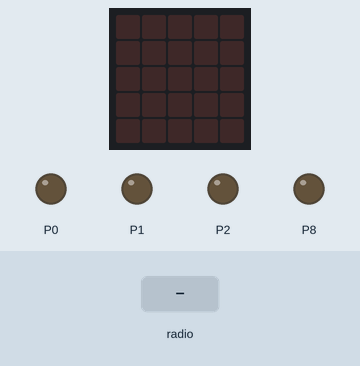
This program was run on a simulated BBC micro:bit (MakeCode). On the bench: the board's 5×5 LED display, output pins drawn as LEDs (lit = HIGH). The inputs (shaded band) are chosen by the test bench.

Above: at 1.2 s.
1.3 s: radio message "0" arrives
At 2.6 s:
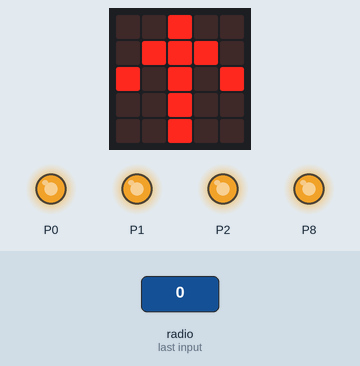
3.4 s: radio message "1" arrives
At 5.2 s:
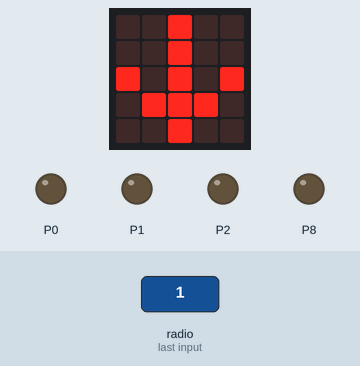
5.5 s: radio message "2" arrives
At 7.0 s:
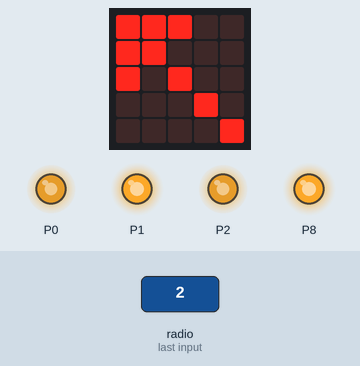
7.6 s: radio message "3" arrives
At 8.6 s:
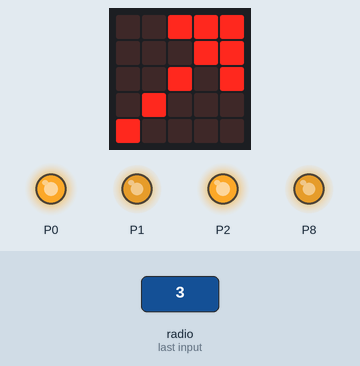
9.7 s: radio message "4" arrives
At 11.4 s:
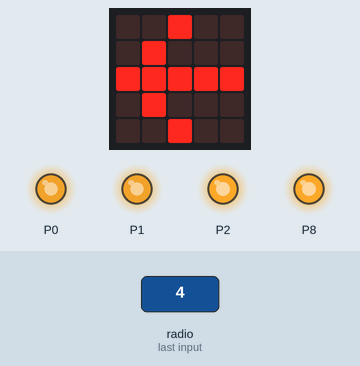
Timing chart, 0 to 12.8 s (numbered marks = the images above; inputs shaded):
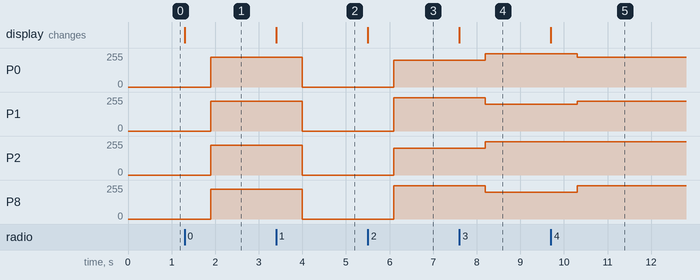

The program:

main.ts
```typescript
radio.onReceivedNumber(function (receivedNumber) {
    if (receivedNumber == 0) {
        basic.showArrow(ArrowNames.North)
        stay()
    } else {
        if (receivedNumber == 1) {
            basic.showArrow(ArrowNames.South)
            stop()
        } else {
            if (receivedNumber == 2) {
                basic.showArrow(ArrowNames.NorthWest)
                rot_l()
            } else {
                if (receivedNumber == 3) {
                    basic.showArrow(ArrowNames.NorthEast)
                    rot_r()
                } else {
                    if (receivedNumber == 4) {
                        basic.showArrow(ArrowNames.West)
                        move_l()
                    } else {
                        basic.showArrow(ArrowNames.East)
                        move_r()
                    }
                }
            }
        }
    }
})
function rot_r () {
    pow1 = 1000
    pow2 = 800
    pow3 = 1000
    pow4 = 800
    float()
}
function move_r () {
    pow1 = 1000
    pow2 = 1000
    pow3 = 900
    pow4 = 900
    float()
}
function float () {
    pins.analogSetPeriod(AnalogPin.P0, cycle)
    pins.analogSetPeriod(AnalogPin.P1, cycle)
    pins.analogSetPeriod(AnalogPin.P2, cycle)
    pins.analogSetPeriod(AnalogPin.P8, cycle)
    pins.analogWritePin(AnalogPin.P0, pow1)
    pins.analogWritePin(AnalogPin.P1, pow2)
    pins.analogWritePin(AnalogPin.P2, pow3)
    pins.analogWritePin(AnalogPin.P8, pow4)
}
function move_l () {
    pow1 = 900
    pow2 = 900
    pow3 = 1000
    pow4 = 1000
    float()
}
function stop () {
    pow1 = 0
    pow2 = 0
    pow3 = 0
    pow4 = 0
    float()
}
function rot_l () {
    pow1 = 800
    pow2 = 1000
    pow3 = 800
    pow4 = 1000
    float()
}
function stay () {
    pow1 = 900
    pow2 = 900
    pow3 = 900
    pow4 = 900
    float()
}
let pow4 = 0
let pow3 = 0
let pow2 = 0
let pow1 = 0
let cycle = 0
radio.setGroup(1)
cycle = 20000
```

test.ts
```typescript
// テストはここに来ます。このパッケージが拡張機能として使用されるときにはコンパイルされません。
```

Measured:
- after the input at 1.3 s, P0–2, P8: 0/255 → 224/255 after 0.60 s; the display: changes at once (image 1)
- after the input at 3.4 s, P0–2, P8: 224/255 → 0/255 after 0.60 s; the display: changes at once (image 2)
- after the input at 5.5 s, P0, P2: 0/255 → 199/255 after 0.60 s; P1, P8: 0/255 → 249/255 after 0.60 s; the display: changes at once (image 3)
- after the input at 7.6 s, P0, P2: 199/255 → 249/255 after 0.60 s; P1, P8: 249/255 → 199/255 after 0.60 s; the display: changes at once (image 4)
- after the input at 9.7 s, P0: 249/255 → 224/255 after 0.60 s; P1: 199/255 → 224/255 after 0.60 s; P8: 199/255 → 249/255 after 0.60 s; the display: changes at once (image 5)
